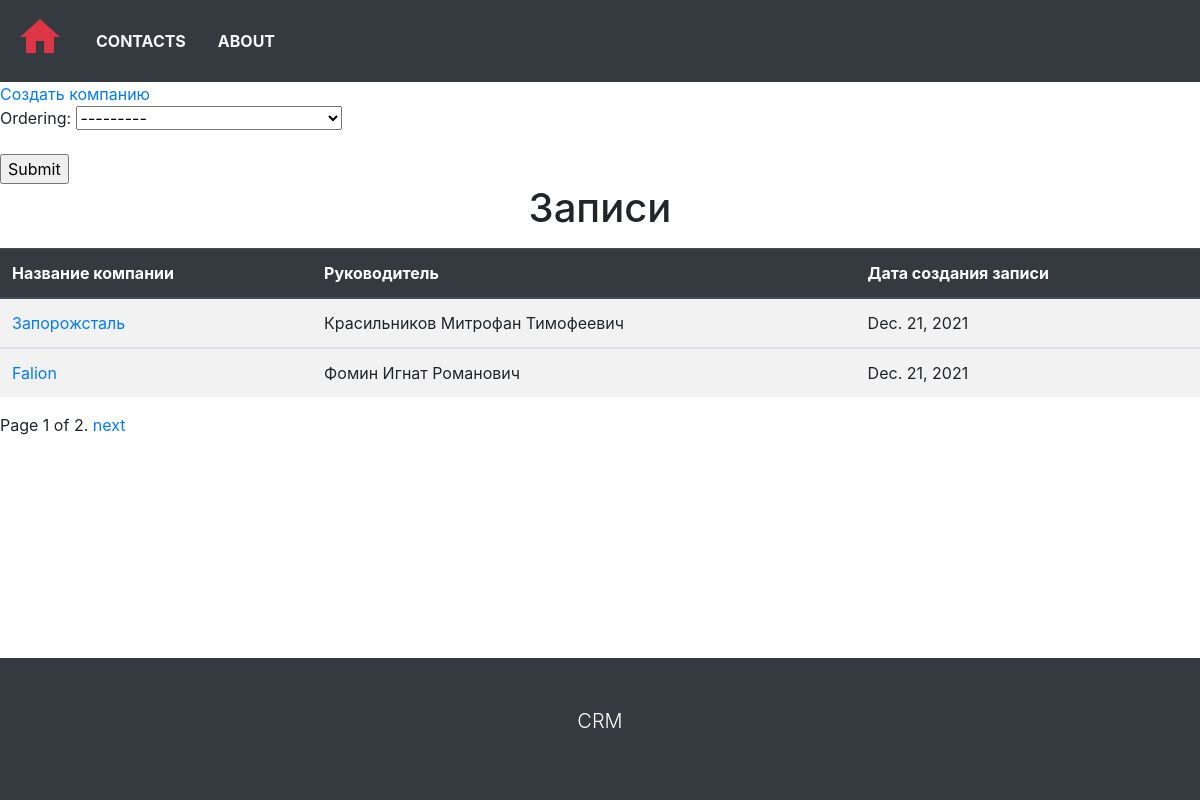
The app's page /, older data.
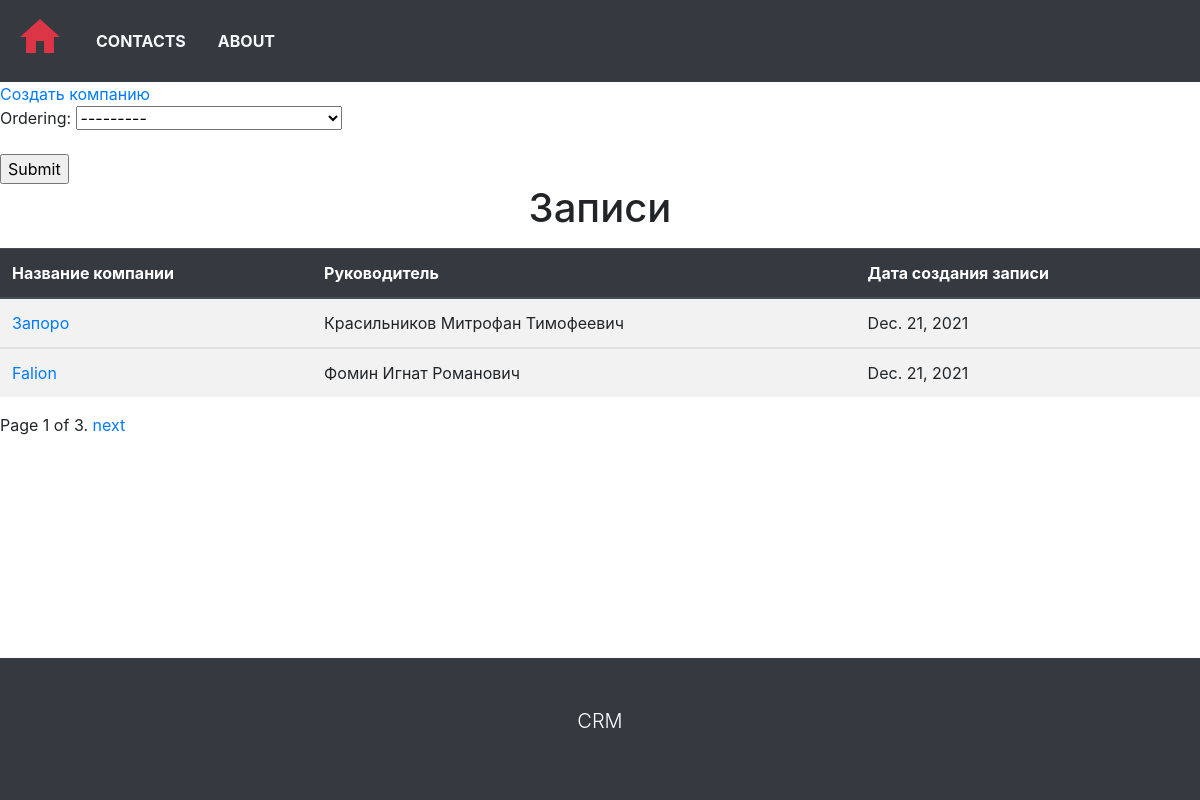
The same page, newer data.
### main_crm/models.py (models this page shows, shortened)
class Company(models.Model):
    company_name = models.CharField(max_length=150, unique=True)
    slug = models.SlugField(unique=True, null=True)
    fio = models.CharField(max_length=150)
    description = RichTextUploadingField(blank=True)
    published = models.DateField(auto_now_add=True)
    edited = models.DateField(auto_now=True)
    class Meta:
        ordering = ['published']
        verbose_name = 'Company'
        verbose_name_plural = 'Companies'
    def get_absolute_url(self):
        return reverse_lazy('company-detail', kwargs={'company_slug': self.slug})

### main_crm/views.py (the view)
# urls.py: path('', views.CompanyListView.as_view(), name='index'),
class CompanyListView(FilterView):
    queryset = Company.objects.all()
    template_name = 'cms_mainpage/list_page.html'
    paginate_by = INDEX_PAGINATE_BY
    filterset_class = CompanyFilter
    def get_context_data(self, *args, **kwargs):
        sort_by = self.request.GET.get('sort_by', '')
        sort_by_param = f'&sort_by={sort_by}'
        return super().get_context_data(*args, sort_by_param=sort_by_param, **kwargs)

### main_crm/templates/cms_mainpage/list_page.html (shortened to what this page needs)
{% extends 'base.html' %}
{% block content %}
<a class="text-decoration-none" href="{% url 'company-create' %}">Создать компанию</a>
{% if company_list.exists %}
<form action="">
    {{ filter.form.as_p }}
    <input type="submit">
</form>
<h1 class="text-center mb-3">Записи</h1>
<div class="table-responsive-xl">
<table class="table table-striped table-hover">
  <thead class="thead-dark">
  <tr>
    <th>Название компании</th>
    <th>Руководитель</th>
    <th>Дата создания записи</th>
  </tr>
</thead>
{% for company in company_list %}
<tbody>
  <tr>
    <td><a href="{{ company.get_absolute_url }}">{{ company.company_name }}</a></td>
    <td>{{ company.fio }}</td>
    <td>{{ company.published }}</td>
  </tr>
</tbody>
{% endfor %}
</table>
</div>
{% else %}
<p class="mt-5 font-weight-bold text-center text-muted display-4">Записи отсутствуют.</p>
{% endif %}
{% endblock %}
{% block pagination %}
{% if is_paginated %}
<div class="pagination">
          <span class="page-links">
              <span class="page-current">
                  Page {{ page_obj.number }} of {{ page_obj.paginator.num_pages }}.
              </span>
              {% if page_obj.has_next %}
                  <a href="{{ request.path }}?page={{ page_obj.next_page_number }}{{sort_by_param}}">next</a>
              {% endif %}
          </span>
</div>
{% endif %}
{% endblock %}

Row changes from the older to the newer data that the page shows:
changed Company "Красильников Митрофан Тимофеевич": company_name "Запорожсталь" → "Запоро"
Text that changed along with them:
{{ page_obj.paginator.num_pages }}: "2" → "3"
